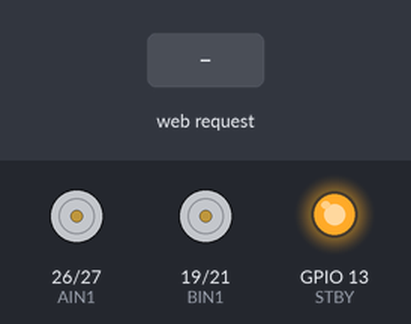
The sketch below on a simulated ESP32. Shown: motor-driver pin pairs drawn as motors (green arrow = first pin HIGH = forward, orange = second pin HIGH = backward, longer = more drive, scaled by the enable pin, stopped while the standby pin is LOW), output pins drawn as LEDs (lit = HIGH). The inputs (shaded band) are chosen by the test bench. WiFi joins after 1.5 s; servers stay silent unless stated; what the sketch prints to the serial monitor is not drawn.

Above: at 2.7 s.
2.8 s: HTTP request GET /F received
At 3.7 s:
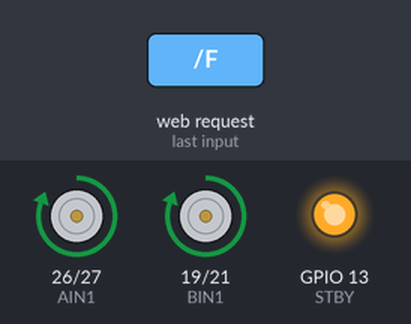
4.3 s: HTTP request GET /B received
At 4.8 s:
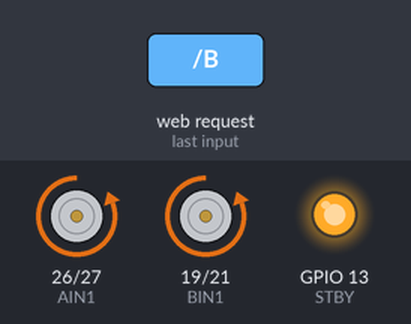
5.8 s: HTTP request GET /L received
At 7.0 s:
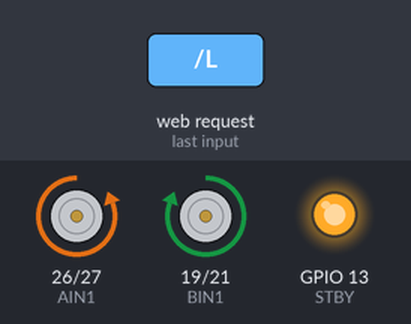
7.3 s: HTTP request GET /R received
At 8.3 s:
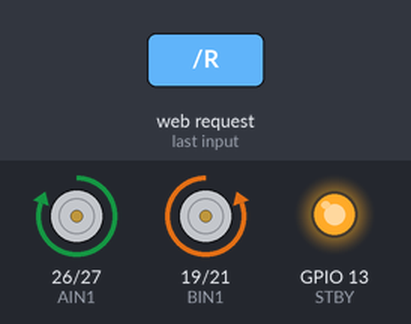
8.8 s: HTTP request GET /S received
At 9.5 s:
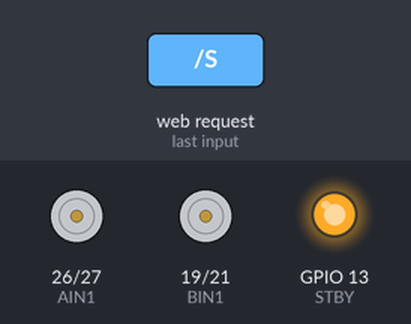
10.3 s: HTTP request GET /F?la=1 received
At 10.6 s:
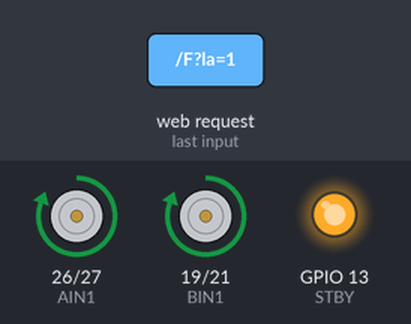
Timing chart, 0 to 12.8 s (numbered marks = the images above; inputs shaded):
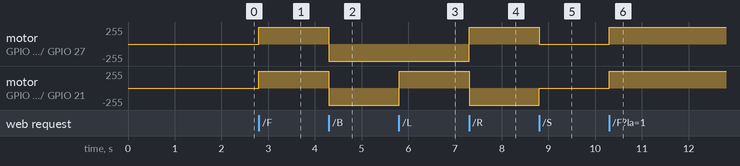

The sketch:

esp32_code.ino
```cpp
// (licence header left out)
#include <WiFi.h>
#include <WebServer.h>

const char* ssid = "";
const char* password = "";

WebServer server(80);

// Motor pins – fixed PWMA to 25 (GPIO35 is input-only, can't use for PWM/output)
#define PWMA  25   // ← CORRECTED: was 35 (invalid), now 25 (safe for PWM)
#define AIN1  26
#define AIN2  27
#define PWMB  18
#define BIN1  19
#define BIN2  21
#define STBY  13

#define PWM_FREQ      1000
#define PWM_RESOLUTION 8

int motorSpeed = 255;  // Max speed 0–255 (increased from 200 for full range)

// ===== HTML PAGE with larger joystick pad =====
String webpage = R"====(
<!DOCTYPE html>
<html>
<head>
<title>ESP32 Robot Control</title>
<style>
body { text-align:center; font-family:Arial; background:#111; color:white; }
h1 { font-size:40px; }
p { font-size:20px; }
#joystick { width:400px; height:400px; background:#333; border-radius:50%; position:relative; margin:auto; cursor:crosshair; }
#thumb { width:50px; height:50px; background:red; border-radius:50%; position:absolute; transform:translate(-50%,-50%); }
</style>
</head>
<body>
<h1>Keyboard Control</h1>
<p>Click anywhere on this page first!</p>
<p>W = Forward</p>
<p>S = Backward</p>
<p>A = Left</p>
<p>D = Right</p>
<p>Space = Stop</p>
<h2>Joystick Control</h2>
<p>Click/touch and drag on the circle below for smooth direction/speed control.</p>
<div id="joystick"><div id="thumb"></div></div>
<script>
let activeKeys = new Set();
let currentLA = 0, currentRA = 0;
let lastLA = 0, lastRA = 0;
let maxSpeed = 255;
let rampFactor = 0.2;  // Smoothing factor for exponential ramp
let expCurve = 1.5;    // Exponential curve for speed (fine control near center)
let joystickActive = false;
let joystickDX = 0, joystickDY = 0;

document.addEventListener('keydown', function(event) {
  let key = event.key.toLowerCase();
  if(['w','s','a','d',' '].includes(key)) activeKeys.add(key);
});

document.addEventListener('keyup', function(event) {
  let key = event.key.toLowerCase();
  activeKeys.delete(key);
});

let joystick = document.getElementById('joystick');
let thumb = document.getElementById('thumb');
let centerX = 200, centerY = 200;  // Center of 400x400 pad
let radius = 200;

// Mouse events
joystick.addEventListener('mousedown', () => joystickActive = true);
document.addEventListener('mouseup', () => { joystickActive = false; resetThumb(); });
joystick.addEventListener('mousemove', updateJoystickMouse);

// Touch events (for mobile)
joystick.addEventListener('touchstart', () => joystickActive = true);
joystick.addEventListener('touchend', () => { joystickActive = false; resetThumb(); });
joystick.addEventListener('touchmove', updateJoystickTouch);

function updateJoystickMouse(e) {
  if(joystickActive) {
    let rect = joystick.getBoundingClientRect();
    let x = e.clientX - rect.left;
    let y = e.clientY - rect.top;
    updateJoystick(x, y);
  }
}

function updateJoystickTouch(e) {
  if(joystickActive && e.touches.length > 0) {
    e.preventDefault();
    let touch = e.touches[0];
    let rect = joystick.getBoundingClientRect();
    let x = touch.clientX - rect.left;
    let y = touch.clientY - rect.top;
    updateJoystick(x, y);
  }
}

function updateJoystick(x, y) {
  let dx = x - centerX;
  let dy = y - centerY;
  let dist = Math.sqrt(dx*dx + dy*dy);
  if(dist > radius) {
    dx = (dx / dist) * radius;
    dy = (dy / dist) * radius;
    dist = radius;
  }
  thumb.style.left = (centerX + dx) + 'px';
  thumb.style.top = (centerY + dy) + 'px';
  joystickDX = dx;
  joystickDY = dy;
}

function resetThumb() {
  thumb.style.left = centerX + 'px';
  thumb.style.top = centerY + 'px';
  joystickDX = 0;
  joystickDY = 0;
}

// Update and send motor speeds every 50ms
setInterval(() => {
  let fwd = 0, turn = 0;

  // Keyboard input
  if(activeKeys.has('w')) fwd += 1;
  if(activeKeys.has('s')) fwd -= 1;
  if(activeKeys.has('a')) turn -= 1;
  if(activeKeys.has('d')) turn += 1;
  if(activeKeys.has(' ')) fwd = 0, turn = 0;

  // Joystick input (overrides keyboard if active)
  let jDist = Math.sqrt(joystickDX**2 + joystickDY**2) / radius;
  if(jDist > 0.05) {  // Deadzone
    let normX = joystickDX / radius;
    let normY = joystickDY / radius;  // Positive Y = forward (down on screen)
    let mag = Math.pow(jDist, expCurve);  // Exponential speed curve
    fwd = mag * normY;
    turn = mag * normX;
  }

  // Compute targets and clamp
  let targetLA = fwd - turn;
  let targetRA = fwd + turn;
  let maxMag = Math.max(Math.abs(targetLA), Math.abs(targetRA));
  if(maxMag > 1) {
    targetLA /= maxMag;
    targetRA /= maxMag;
  }

  // Exponential smooth ramp to target
  currentLA += (targetLA - currentLA) * rampFactor;
  currentRA += (targetRA - currentRA) * rampFactor;

  // Zero if small
  if(Math.abs(currentLA) < 0.01) currentLA = 0;
  if(Math.abs(currentRA) < 0.01) currentRA = 0;

  // Compute speeds
  let speedLA = Math.round(currentLA * maxSpeed);
  let speedRA = Math.round(currentRA * maxSpeed);

  // Send only if changed
  if(speedLA !== lastLA || speedRA !== lastRA) {
    fetch(`/set?la=${speedLA}&ra=${speedRA}`);
    lastLA = speedLA;
    lastRA = speedRA;
  }
}, 50);
</script>
</body>
</html>
)====";

void setup() {
  Serial.begin(115200);

  // Set motor control pins as outputs
  pinMode(AIN1, OUTPUT);
  pinMode(AIN2, OUTPUT);
  pinMode(BIN1, OUTPUT);
  pinMode(BIN2, OUTPUT);
  pinMode(STBY, OUTPUT);

  digitalWrite(STBY, HIGH);  // Enable TB6612 driver

  // Configure PWM channels (ESP32 LEDC style)
  ledcAttach(PWMA, PWM_FREQ, PWM_RESOLUTION);
  ledcAttach(PWMB, PWM_FREQ, PWM_RESOLUTION);

  // Connect to WiFi
  WiFi.begin(ssid, password);
  Serial.print("Connecting to WiFi");
  while (WiFi.status() != WL_CONNECTED) {
    delay(500);
    Serial.print(".");
  }
  Serial.println("\nConnected!");
  Serial.print("IP Address: ");
  Serial.println(WiFi.localIP());

  // Define web server routes
  server.on("/", []() {
    server.send(200, "text/html", webpage);
  });

  server.on("/F", forward);
  server.on("/B", backward);
  server.on("/L", left);
  server.on("/R", right);
  server.on("/S", stopMotors);
  server.on("/set", handleSet);  // New route for joystick/precise control

  server.begin();
  Serial.println("Web server started");
}

void loop() {
  server.handleClient();
}

// ===== Motor Control Helper =====
void setMotors(int la, int ra) {
  // Motor A (assuming left)
  if (la > 0) {
    digitalWrite(AIN1, HIGH);
    digitalWrite(AIN2, LOW);
    ledcWrite(PWMA, la);
  } else if (la < 0) {
    digitalWrite(AIN1, LOW);
    digitalWrite(AIN2, HIGH);
    ledcWrite(PWMA, -la);
  } else {
    ledcWrite(PWMA, 0);
  }

  // Motor B (assuming right)
  if (ra > 0) {
    digitalWrite(BIN1, HIGH);
    digitalWrite(BIN2, LOW);
    ledcWrite(PWMB, ra);
  } else if (ra < 0) {
    digitalWrite(BIN1, LOW);
    digitalWrite(BIN2, HIGH);
    ledcWrite(PWMB, -ra);
  } else {
    ledcWrite(PWMB, 0);
  }
}

// ===== Handler for /set?la=X&ra=Y =====
void handleSet() {
  int la = server.arg("la").toInt();
  int ra = server.arg("ra").toInt();
  setMotors(la, ra);
  server.send(200, "text/plain", "OK");
}

// ===== Legacy Movement Functions (full speed for single presses) =====
void forward() {
  setMotors(motorSpeed, motorSpeed);
  server.send(200, "text/plain", "OK");
}

void backward() {
  setMotors(-motorSpeed, -motorSpeed);
  server.send(200, "text/plain", "OK");
}

void left() {
  setMotors(-motorSpeed, motorSpeed);
  server.send(200, "text/plain", "OK");
}

void right() {
  setMotors(motorSpeed, -motorSpeed);
  server.send(200, "text/plain", "OK");
}

void stopMotors() {
  setMotors(0, 0);
  server.send(200, "text/plain", "OK");
}
```

Measured:
- after the input at 2.8 s, motor on GPIO 26 (AIN1) / GPIO 27 (AIN2), motor on GPIO 19 (BIN1) / GPIO 21 (BIN2): stopped → forward 255/255 at once
- after the input at 4.3 s, motor on GPIO 26 (AIN1) / GPIO 27 (AIN2), motor on GPIO 19 (BIN1) / GPIO 21 (BIN2): forward 255/255 → backward 255/255 at once
- after the input at 5.8 s, motor on GPIO 19 (BIN1) / GPIO 21 (BIN2): backward 255/255 → forward 255/255 at once
- after the input at 7.3 s, motor on GPIO 26 (AIN1) / GPIO 27 (AIN2): backward 255/255 → forward 255/255 at once; motor on GPIO 19 (BIN1) / GPIO 21 (BIN2): forward 255/255 → backward 255/255 at once
- after the input at 8.8 s, motor on GPIO 26 (AIN1) / GPIO 27 (AIN2): forward 255/255 → stopped at once; motor on GPIO 19 (BIN1) / GPIO 21 (BIN2): backward 255/255 → stopped at once
- after the input at 10.3 s, motor on GPIO 26 (AIN1) / GPIO 27 (AIN2), motor on GPIO 19 (BIN1) / GPIO 21 (BIN2): stopped → forward 255/255 at once
